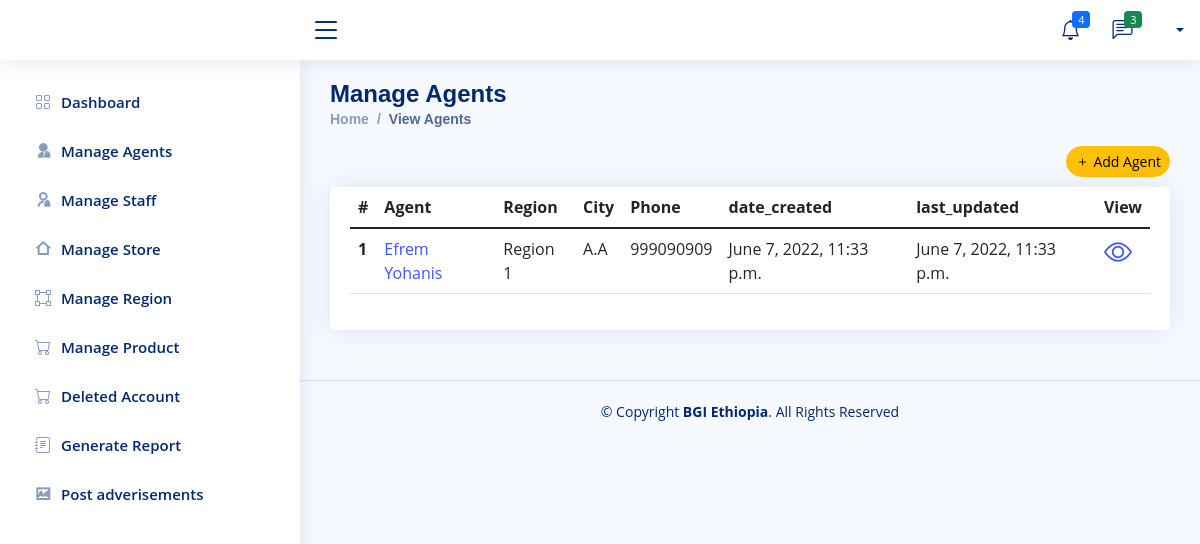
The page /BGI/agent-view/ on the database its author committed.
### Company/models.py (models this page shows, shortened)
class Agent(models.Model):
    user=models.OneToOneField(User,null=True, on_delete=models.CASCADE)
    Full_Name=models.CharField(max_length=300, null=True)
    phone1 = models.CharField(max_length=200, null=True)
    phone2 = models.CharField(max_length=200, null=True)
    facebook = models.CharField(max_length=200, null=True)
    telegram = models.CharField(max_length=200, null=True)
    instagram = models.CharField(max_length=200, null=True)
    about = models.TextField(max_length=500, null=True)
    profile_pic=models.ImageField(null=True,blank=True, upload_to='Profile/')
    Region=models.ForeignKey(Region,null=True, on_delete=models.CASCADE)
    city = models.CharField(max_length=200, null=True)
    address = models.CharField(max_length=200, null=True)
    location = models.CharField(max_length=500, null=True)
    TIN_NO = models.CharField(max_length=500, null=True)
    License = models.FileField(null=True, blank=True, upload_to='License')
    agreement = models.FileField(null=True, blank=True, upload_to='Agreement')
    marchentId=models.CharField(max_length=500, null=True)
    date_created = models.DateTimeField(auto_now_add=True, null=True)
    last_updated = models.DateTimeField(auto_now_add=True, null=True)

class Region(models.Model):
    Region_Name=models.CharField(max_length=100,blank=True, null=True)
    Location = models.CharField(max_length=200, null=True)
    date_created = models.DateTimeField(auto_now_add=True, null=True)
    def __str__(self) -> str:
        return self.Region_Name

### Company/views.py (the view)
# urls.py: path('agent-view/', views.agent_view, name='agent-view'),
def agent_view(request):
    all_agent = Agent.objects.all()
    context = {
        'all_agent': all_agent,
    }
    return render(request, 'Company/agents/agent-view.html', context)

### Templates/Company/agents/agent-view.html (shortened to what this page needs)
{% extends 'Company/company-base.html' %}
{% block content %}
<main id="main" class="main">
  <div class="pagetitle">
    <h1>Manage Agents</h1>
    <nav>
      <ol class="breadcrumb">
        <li class="breadcrumb-item"><a href="{% url 'admin-dashbord' %}">Home</a></li>
        <li class="breadcrumb-item active">View Agents</li>
      </ol>
      <div class="text-end">
        <a href="{% url 'add-agent' %}" class="item-end">
          <button type="button" class="btn btn-sm rounded-pill btn-warning"><i class="bi bi-plus me-1"></i>Add
            Agent</button>
        </a>
      </div>
    </nav>
  </div>
  <section class="section">
    <div class="row">
      <div class="col-lg-12">
        <div class="card">
          <div class="card-body">
            <table class="table datatable">
              <thead>
                <tr>
                  <th scope="col">#</th>
                  <th scope="col">Agent</th>
                  <th scope="col">Region</th>
                  <th scope="col">City</th>
                  <th scope="col">Phone</th>
                  <th scope="col">date_created</th>
                  <th scope="col">last_updated</th>
                  <th scope="col">View</th>
                </tr>
              </thead>
              <tbody>
                {% for agent in all_agent %}
                {% if agent.user.is_active%}
                <tr>
                  <th scope="row">1</th>
                  <td><a href="{%  url 'agent-detail' agent.id  %}">{{agent.Full_Name}}</a></td>
                  <td>{{agent.Region}}</td>
                  <td>{{agent.city}}</td>
                  <td>{{agent.phone1}}</td>
                  <td>{{agent.date_created}}</td>
                  <td>{{agent.last_updated}}</td>
                  <td><a href="{% url 'agent-detail' agent.id %}">
                      <h3><i class="bi bi-eye"></i></h3>
                    </a></td>
                </tr>
                {% endif %}
                {% endfor %}
              </tbody>
            </table>
          </div>
        </div>
      </div>
    </div>
  </section>
</main>
{% endblock %}

### static/assets/css/style.css (style rules this page uses)
:root { scroll-behavior: smooth; }
body { font-family: "Open Sans", sans-serif; background: #f6f9ff; color: #444444; }
a { color: #4154f1; text-decoration: none; }
h1, h2, h3, h4, h5, h6 { font-family: "Nunito", sans-serif; }
#main { margin-top: 60px; padding: 20px 30px; transition: all 0.3s; }
.pagetitle { margin-bottom: 10px; }
.pagetitle h1 { font-size: 24px; margin-bottom: 0; font-weight: 600; color: #012970; }
.card { margin-bottom: 30px; border: none; border-radius: 5px; box-shadow: 0px 0 30px rgba(1, 41, 112, 0.1); }
.card-body { padding: 0 20px 20px 20px; }
.breadcrumb { font-size: 14px; font-family: "Nunito", sans-serif; color: #899bbd; font-weight: 600; }
.breadcrumb a { color: #899bbd; transition: 0.3s; }
.breadcrumb .breadcrumb-item::before { color: #899bbd; }
.breadcrumb .active { color: #51678f; font-weight: 600; }
@media (min-width: 1200px) { #main, #footer { margin-left: 300px; } }

### rows shown on the page
Agent: Full_Name "Efrem Yohanis", Region "Region 1", city "A.A", phone1 "999090909", date_created "June 7, 2022, 11:33 p.m.", last_updated "June 7, 2022, 11:33 p.m."
